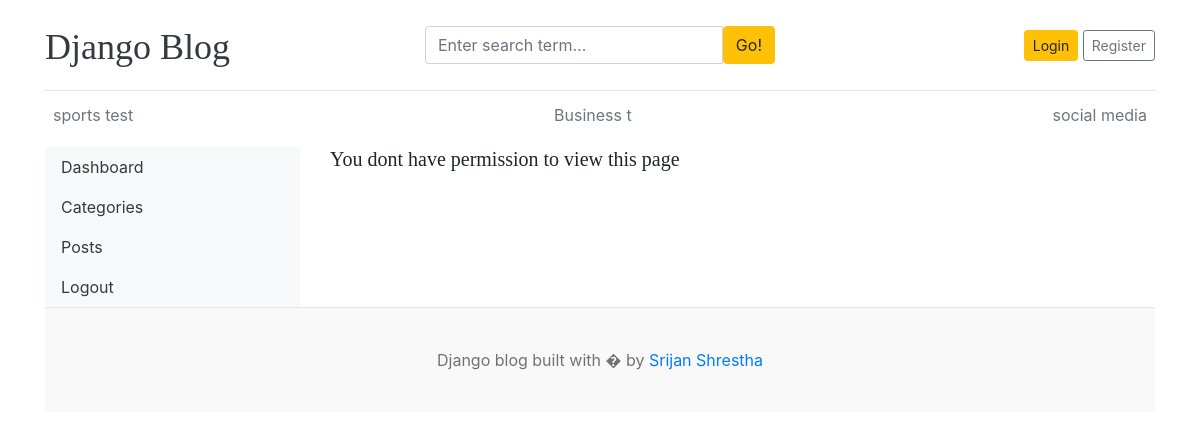
The page /dashboard/users/add/ on the database its author committed.
### blogs/models.py (models this page shows, shortened)
class Category(models.Model):
    category_name = models.CharField(max_length=50, unique=True)
    created_at = models.DateTimeField(auto_now_add=True)
    updated_at = models.DateTimeField(auto_now=True)
    class Meta:
        verbose_name_plural = 'categories'

### dashboards/views.py (the view, shortened to what this page needs)
# urls.py: path('users/add/', views.add_user, name='add_user'),
def add_user(request):
    form = AddUserForm()
    context={
        'form':form,
    }
    return render(request, 'dashboard/add_user.html', context)

### dashboards/forms.py
class AddUserForm(UserCreationForm):
    class Meta:
        model = User
        fields =['username', 'email', 'first_name', 'last_name', 'is_active', 'is_staff', 'is_superuser', 'groups', 'user_permissions']

### blogs/context_processors.py (called while the page is built)
def get_categories(request):
    categories = Category.objects.all()
    return dict(categories=categories)

def get_social_links(request):
    social_links = SocialLink.objects.all()
    return dict(social_links=social_links)

### templates/dashboard/add_user.html (shortened to what this page needs)
{% extends 'base.html' %}
{% block content %}
{% load crispy_forms_tags %}
    <div class='row'>
        {% include "dashboard/sidebar.html" %}
        <div class='col-md-9'>
            {% if perms.auth.add_user %}
            {% comment %} {% if request.user.has_perm "auth.add_user" %} {% endcomment %}
            <h2>Add New User</h2>
            <form action="{% url 'add_user' %}" method="POST">
               {% csrf_token %}
               {{ form | crispy }}
               <button type="submit" class="btn btn-warning"> Submit </button>
            </form>
            <br>
            {% else %}
            <h5>You dont have permission to view this page</h5>
            {% endif%}
            <br>
        </div>
    </div>
{% endblock %}

### templates/base.html (shortened to what this page needs)
  {% load static %}
  <!DOCTYPE html>
  <html lang="en">
  <head>
      <link href="https://getbootstrap.com/docs/4.0/dist/css/bootstrap.min.css" rel="stylesheet">
      <link href="{% static "css/blog.css" %}" rel="stylesheet">
      <link rel="stylesheet" href="https://cdnjs.cloudflare.com/ajax/libs/font-awesome/4.7.0/css/font-awesome.min.css">
    </head>
  <body>
      <div class="container">
        <header class="blog-header py-3">
          <div class="row flex-nowrap justify-content-between align-items-center">
            <div class="col-4 pt-1">
              <a class="blog-header-logo text-dark" href="/">Django Blog</a>
            </div>
            <div class='col-4'>
                <form action="{% url 'search'%}" method="GET">
                      <div class="input-group">
                        <input class="form-control" type="text" name='keyword' value="{{keyword}}" placeholder="Enter search term..." aria-label="Enter search term..." aria-describedby="button-search" />
                        <button type='submit' class="btn btn-warning" id="button-search" type="button">Go!</button>
                      </div>
                </form>
            </div>
            <div class="col-4 d-flex justify-content-end align-items-center">
              {% if not user.is_authenticated %}
              <a class="btn btn-sm btn-warning" href="{% url 'login' %}">Login</a> &nbsp;
              <a class="btn btn-sm btn-outline-secondary" href="{% url 'register'%}">Register</a>
              {%else%}
                  <span> <a href="{% url 'dashboard' %}"> Dashboard </span>
                  &emsp;
                  <span><a href="{% url 'logout' %}">Logout</a></span>
              {%endif%}
            </div>
          </div>
        </header>
        <div class="nav-scroller py-1 mb-2">
          <nav class="nav d-flex justify-content-between">
            {% for cat in categories %}
            <a class="p-2 text-muted" href="{% url 'post_by_category' cat.id%}">{{cat.category_name}}</a> <!- this from blogs name urls->
            {% endfor %}
          </nav>
        </div>
{% block content%}
{% endblock %}
  <footer class="blog-footer">
    <p>Django blog built with � by <a href="#">Srijan Shrestha</a></p>
  </footer>
  </body>
  </html>

### blog_main/static/css/blog.css (style rules this page uses)
.blog-header { border-bottom: 1px solid #e5e5e5; }
.blog-header-logo { font-family: "Playfair Display", Georgia, "Times New Roman", serif; font-size: 2.25rem; }
h1, h2, h3, h4, h5, h6 { font-family: "Playfair Display", Georgia, "Times New Roman", serif; }
.blog-footer { padding: 2.5rem 0; color: #727272; text-align: center; background-color: #f9f9f9; border-top: .05rem solid #e5e5e5; }
.blog-footer p:last-child { margin-bottom: 0; }

### rows shown on the page
Category: category_name "sports test"
Category: category_name "Business t"
Category: category_name "social media"
